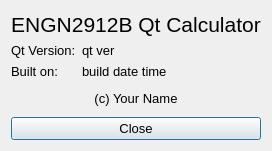
<?xml version="1.0" encoding="UTF-8"?>
<ui version="4.0">
 <class>AboutDialog</class>
 <widget class="QDialog" name="AboutDialog">
  <property name="windowModality">
   <enum>Qt::ApplicationModal</enum>
  </property>
  <property name="geometry">
   <rect>
    <x>0</x>
    <y>0</y>
    <width>214</width>
    <height>151</height>
   </rect>
  </property>
  <property name="windowTitle">
   <string>QtCalc</string>
  </property>
  <layout class="QVBoxLayout" name="verticalLayout_1">
   <item>
    <widget class="QLabel" name="title_label">
     <property name="font">
      <font>
       <pointsize>16</pointsize>
      </font>
     </property>
     <property name="text">
      <string>ENGN2912B Qt Calculator</string>
     </property>
     <property name="alignment">
      <set>Qt::AlignCenter</set>
     </property>
    </widget>
   </item>
   <item>
    <layout class="QFormLayout" name="formLayout">
     <item row="1" column="0">
      <widget class="QLabel" name="qt_version_title_label">
       <property name="font">
        <font>
         <pointsize>10</pointsize>
        </font>
       </property>
       <property name="text">
        <string>Qt Version:</string>
       </property>
      </widget>
     </item>
     <item row="1" column="1">
      <widget class="QLabel" name="qt_version_label">
       <property name="font">
        <font>
         <pointsize>10</pointsize>
        </font>
       </property>
       <property name="text">
        <string>qt ver</string>
       </property>
      </widget>
     </item>
     <item row="2" column="0">
      <widget class="QLabel" name="built_date_title_label">
       <property name="font">
        <font>
         <pointsize>10</pointsize>
        </font>
       </property>
       <property name="text">
        <string>Built on:</string>
       </property>
      </widget>
     </item>
     <item row="2" column="1">
      <widget class="QLabel" name="built_date_label">
       <property name="font">
        <font>
         <pointsize>10</pointsize>
        </font>
       </property>
       <property name="text">
        <string>build date time</string>
       </property>
      </widget>
     </item>
    </layout>
   </item>
   <item>
    <widget class="QLabel" name="author_label">
     <property name="font">
      <font>
       <pointsize>10</pointsize>
      </font>
     </property>
     <property name="text">
      <string>(c) Your Name</string>
     </property>
     <property name="alignment">
      <set>Qt::AlignCenter</set>
     </property>
    </widget>
   </item>
   <item>
    <widget class="QPushButton" name="close_button">
     <property name="font">
      <font>
       <pointsize>10</pointsize>
      </font>
     </property>
     <property name="text">
      <string>Close</string>
     </property>
    </widget>
   </item>
  </layout>
 </widget>
 <resources/>
 <connections/>
</ui>
